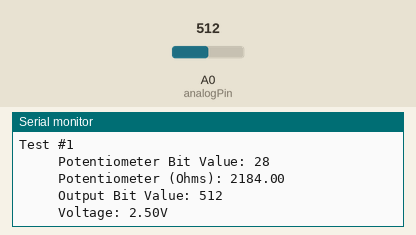
This sketch was run on a simulated Arduino Uno, built with avr-gcc and run on an emulated ATmega328P. On the bench: the last lines printed to the serial monitor. The inputs (shaded band) are chosen by the test bench; at power-on: A0 (analogPin) = 512.

Above: at 1.2 s.
1.3 s: A0 (analogPin) set to 716
At 2.7 s:
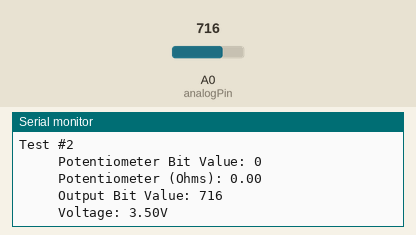
2.9 s: A0 (analogPin) set to 900
At 4.0 s:
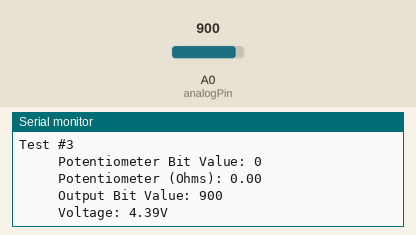
Timing chart, 0 to 5.9 s (numbered marks = the images above; inputs shaded):
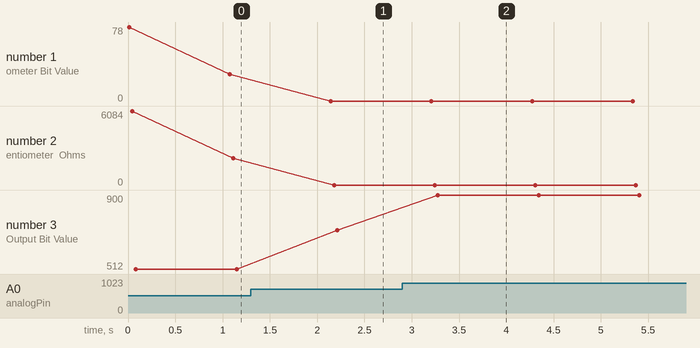

The sketch:

DigitalPotTest3.ino
```cpp
#include <SPI.h>
//#include <String.h>
int analogPin = A0;
byte address = 0x00;
int CS= 10;  //pin number for clock
int val = 0;  // variable to store the value read
int i = 128; //starting value of 540
int target = 256; //target analog bit value
String dataString = "";
int tNum = 1;

void setup(){
  Serial.begin(9600);           //  setup serial
  pinMode (CS, OUTPUT);
  SPI.begin();
  digitalPotWrite(i);
  val = analogRead(analogPin);
}
void loop(){
  for(int measurement = 0; measurement <= 10; measurement++){
  val = analogRead(analogPin);
  i = targetCheck(val, target, i);
  dataString = createCSV(val,val,val,tNum);
  if (i > 128){
    i = 128;
  }
  if (i < 0){
    i = 0;
  }

  displayResults(measurement, i, val);
  digitalPotWrite(i);
  delay(1000);
  }


  Serial.println(dataString);

  Serial.print("Test ");
  Serial.print(tNum);
  Serial.println(" Concluded");
  tNum++;
  delay(3000);
}
```

functions.ino
```cpp
int displayResults(int measurement, int i, int val){
  float voltage = ((5.000/1024) * val);
  float potValue = (10000/128) * i;
  Serial.println("Test #" + String(measurement));
  Serial.println("     Potentiometer Bit Value: " + String(i));
  Serial.println("     Potentiometer (Ohms): " + String(potValue));
  Serial.println("     Output Bit Value: " + String(val));
  Serial.println("     Voltage: " + String(voltage) + "V\n");
}
int digitalPotWrite(int value){
  SPI.beginTransaction(SPISettings(250000, MSBFIRST, SPI_MODE0));
  digitalWrite(CS, LOW);
  SPI.transfer(address);
  SPI.transfer(value);
  digitalWrite(CS, HIGH);
  SPI.endTransaction();
}

String createCSV(int s1, int s2, int s3, int tNum) {
  dataString += String(s1);
  dataString += ",";
  dataString += String(s2);
  dataString += ",";
  dataString += String(s3);
  dataString += ",";
  dataString += String(tNum);
  dataString += "\n";
  return dataString;
}

int targetCheck(int val, int target, int i){
  //check for distance val is from the target
   //if the analog value is greater than 50% of the target value, decrease 'i' by 50
    if (val > 1.50 * target){
      i = i - 50;
    }
    //if the analog value is greater than 40% of the target value, decrease 'i' by 40
    else if (val > 1.40 * target){
      i = i - 40;
    }
    //if the analog value is greater than 30% of the target value, decrease 'i' by 30
    else if (val > 1.30 * target){
      i = i - 30;
    }
    //if the analog value is greater than 20% of the target value, decrease 'i' by 20
    else if (val > 1.20 * target){
      i = i - 20;
    }
    //if the analog value is greater than 10% of the target value, decrease 'i' by 10
    else if (val > 1.10 * target){
      i = i - 10;
    }
    //if the analog value is greater than 20% of the target value, decrease 'i' by 5
    else if (val > 1.04 * target){
      i = i - 5;
    }
    //if the analog value is greater than 20% of the target value, decrease 'i' by 1
    else if (val > target){
      i = i - 1;
    }
 //--------------------------------------------------------------------------------------------------------------
    //if the analog value is greater than 20% of the target value, decrease 'i' by 50
    else if (val < (1- 0.50) * target){
      i = i + 50;
    }
    else if (val < (1- 0.04) * target){
      i = i + 5;
    }
    //if the analog value is greater than 40% of the target value, decrease 'i' by 50
    else if (val < (1- 0.10) * target){
      i = i + 10;
    }
    //if the analog value is greater than 30% of the target value, decrease 'i' by 50
    else if (val < (1- 0.20) * target){
      i = i + 20;
    }
    //if the analog value is greater than 20% of the target value, decrease 'i' by 50
    else if (val < (1- 0.30) * target){
      i = i + 30;
    }
    //if the analog value is greater than 10% of the target value, decrease 'i' by 50
    else if (val < (1- 0.40) * target){
      i = i + 40;
    }
    else if (val < target){
      i = i + 1;
    }
    return i;
}
```

Measured:
- after the input at 1.3 s, the serial monitor: prints a new line after 0.91 s (image 1)
- after the input at 2.9 s, the serial monitor: prints a new line after 0.38 s (image 2)
- plotted number 3: 512 → 716 after the input at 1.3 s, 716 → 900 after the input at 2.9 s
